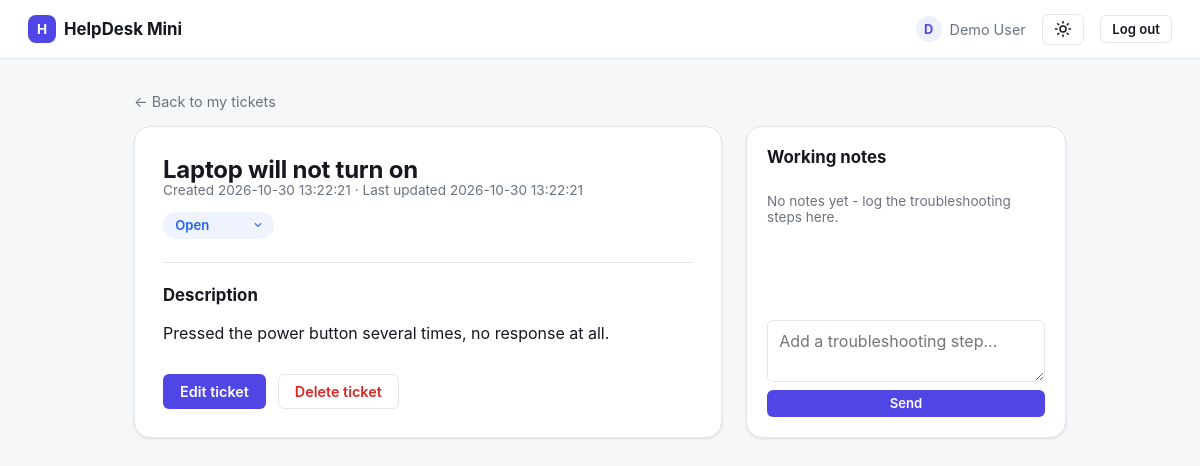
The page /ticket_view.php?id=1 (signed in) on the database its author committed.
### tables this page shows
CREATE TABLE tickets (
    id          INT UNSIGNED AUTO_INCREMENT PRIMARY KEY,
    user_id     INT UNSIGNED NOT NULL,
    title       VARCHAR(150) NOT NULL,
    description TEXT         NOT NULL,
    status      ENUM('Open', 'In Progress', 'On Hold', 'Closed') NOT NULL DEFAULT 'Open',
    created_at  TIMESTAMP    NOT NULL DEFAULT CURRENT_TIMESTAMP,
    updated_at  TIMESTAMP    NOT NULL DEFAULT CURRENT_TIMESTAMP ON UPDATE CURRENT_TIMESTAMP,

    CONSTRAINT fk_tickets_user
        FOREIGN KEY (user_id) REFERENCES users(id)
        ON DELETE CASCADE,

    INDEX idx_tickets_user (user_id),
    INDEX idx_tickets_status (status)
);

### helpers.php (called while the page is built, shortened)
<?php
function h(?string $value): string
{
    return htmlspecialchars($value ?? '', ENT_QUOTES, 'UTF-8');
}
function status_class(string $status): string
{
    return 'status-' . strtolower(str_replace(' ', '-', $status));
}

### ticket_view.php (the view, shortened to what this page needs)
<?php
require_once __DIR__ . '/helpers.php';
$pdo = get_db();
$id = (int) ($_GET['id'] ?? 0);
$stmt = $pdo->prepare('SELECT * FROM tickets WHERE id = ? AND user_id = ?');
$stmt->execute([$id, current_user_id()]);
$ticket = $stmt->fetch();
$stmt = $pdo->prepare('SELECT id, note, created_at FROM ticket_notes WHERE ticket_id = ? ORDER BY created_at ASC');
$stmt->execute([$ticket['id']]);
$notes = $stmt->fetchAll();
?>
<!DOCTYPE html>
<html lang="en">
<head>
    <link rel="stylesheet" href="assets/style.css">
</head>
<body>
<?php require __DIR__ . '/partials/nav.php'; ?>
<main class="container container-wide">
    <a class="back-link" href="index.php">&larr; Back to my tickets</a>
    <div class="ticket-layout">
        <div class="ticket-detail" data-ticket-id="<?= (int) $ticket['id'] ?>">
            <h1><?= h($ticket['title']) ?></h1>
            <p class="meta">
                Created <?= h($ticket['created_at']) ?> &middot; Last updated <?= h($ticket['updated_at']) ?>
            </p>
            <div class="status-wrap">
                <select id="status" class="status-select <?= status_class($ticket['status']) ?>"
                        data-ticket-id="<?= (int) $ticket['id'] ?>"
                        data-current-status="<?= h($ticket['status']) ?>">
                    <?php foreach (['Open', 'In Progress', 'On Hold', 'Closed'] as $status): ?>
                        <option value="<?= h($status) ?>" <?= $status === $ticket['status'] ? 'selected' : '' ?>>
                            <?= h($status) ?>
                        </option>
                    <?php endforeach; ?>
                </select>
            </div>
            <hr>
            <h2>Description</h2>
            <p class="description"><?= nl2br(h($ticket['description'])) ?></p>
            <div class="form-actions">
                <a class="btn btn-primary" href="ticket_edit.php?id=<?= (int) $ticket['id'] ?>">Edit ticket</a>
                <form method="post" action="ticket_delete.php" class="inline-form"
                      onsubmit="return confirm('Delete this ticket?');">
                    <button type="submit" class="btn btn-danger">Delete ticket</button>
                </form>
            </div>
        </div>
        <aside class="notes-panel">
            <h2>Working notes</h2>
            <div class="notes-list" id="notes-list">
                <?php if (empty($notes)): ?>
                    <p class="notes-empty" id="notes-empty">No notes yet - log the troubleshooting steps here.</p>
                <?php endif; ?>
            </div>
            <form id="notes-form" class="notes-form" data-ticket-id="<?= (int) $ticket['id'] ?>">
                <textarea id="note-input" name="note" rows="2" placeholder="Add a troubleshooting step..." required></textarea>
                <button type="submit" class="btn btn-primary btn-sm">Send</button>
            </form>
        </aside>
    </div>
</main>
</body>
</html>

### assets/style.css (style rules this page uses)
:root { --color-bg: #f6f7f9; --color-surface: #ffffff; --color-border: #e3e6eb; --color-text: #15181f; --color-muted: #6b7280; --color-primary: #4f46e5; --color-primary-hover: #4338ca; --color-primary-soft: #eef0fe; --color-danger: #dc2626; --color-danger-soft: #fdeded; --color-open: #2563eb; --color-open-bg: #eef3fe; --color-progress: #b45309; --color-progress-bg: #fef6e7; --color-hold: #7c3aed; --color-hold-bg: #f3eefe; --color-closed: #15803d; --color-closed-bg: #eafaf0; --radius-sm: 6px; --radius: 10px; --radius-lg: 16px; --shadow: 0 1px 2px rgba(16, 24, 40, 0.04), 0 1px 3px rgba(16, 24, 40, 0.08); --color-row-hover: #fafbff; --color-ghost-hover: #f1f2f5; }
* { box-sizing: border-box; }
body { margin: 0; font-family: -apple-system, "Segoe UI", system-ui, Roboto, sans-serif; background: var(--color-bg); color: var(--color-text); -webkit-font-smoothing: antialiased; transition: background-color 0.15s ease, color 0.15s ease; }
.topbar, .tickets-card, .form-card, .ticket-detail, .auth-box, .empty-state, .notes-panel, .note-item, form input, form textarea, form select { transition: background-color 0.15s ease, border-color 0.15s ease, color 0.15s ease; }
a { color: var(--color-primary); }
.container { max-width: 840px; margin: 0 auto; padding: 2rem 1.5rem; }
h1 { margin: 0 0 0.25rem; font-size: 1.5rem; letter-spacing: -0.01em; }
h2 { font-size: 1.05rem; }
.btn { display: inline-flex; align-items: center; justify-content: center; gap: 0.4rem; padding: 0.55rem 1rem; border-radius: var(--radius-sm); border: 1px solid transparent; font: inherit; font-weight: 600; font-size: 0.9rem; text-decoration: none; cursor: pointer; line-height: 1.1; transition: background-color 0.15s ease, border-color 0.15s ease, color 0.15s ease; }
.btn-primary { background: var(--color-primary); color: #fff; }
.btn-danger { background: var(--color-surface); border-color: var(--color-border); color: var(--color-danger); }
.btn-sm { padding: 0.35rem 0.7rem; font-size: 0.82rem; }
.inline-form { display: inline; }
.status-wrap { display: inline-flex; align-items: center; gap: 0.5rem; }
.status-select { appearance: none; -webkit-appearance: none; padding: 0.3rem 1.6rem 0.3rem 0.7rem; border-radius: 999px; border: 1px solid transparent; font: inherit; font-size: 0.82rem; font-weight: 600; cursor: pointer; background-color: var(--color-open-bg); color: var(--color-open); background-repeat: no-repeat; background-position: right 0.5rem center; background-size: 14px; }
.status-select.status-open { background-color: var(--color-open-bg); color: var(--color-open); }
form input, form textarea, form select { width: 100%; padding: 0.6rem 0.7rem; border: 1px solid var(--color-border); border-radius: var(--radius-sm); font: inherit; background: var(--color-surface); color: var(--color-text); }
.form-actions { display: flex; align-items: center; gap: 0.75rem; margin-top: 1.4rem; }
.back-link { display: inline-block; margin-bottom: 1rem; color: var(--color-muted); font-size: 0.9rem; text-decoration: none; }
.ticket-detail { background: var(--color-surface); border: 1px solid var(--color-border); border-radius: var(--radius-lg); padding: 1.75rem; box-shadow: var(--shadow); }
.ticket-detail .meta { color: var(--color-muted); font-size: 0.85rem; margin-top: -0.4rem; }
.ticket-detail .description { white-space: pre-line; line-height: 1.55; }
.ticket-detail hr { border: none; border-top: 1px solid var(--color-border); margin: 1.4rem 0; }
.ticket-detail .form-actions { margin-top: 1.75rem; }
.container-wide { max-width: 980px; }
.ticket-layout { display: flex; align-items: stretch; gap: 1.5rem; }
.ticket-layout > *:first-child { flex: 1; min-width: 0; }
.notes-panel { flex: 0 0 320px; display: flex; flex-direction: column; background: var(--color-surface); border: 1px solid var(--color-border); border-radius: var(--radius-lg); padding: 1.25rem; box-shadow: var(--shadow); }
.notes-panel h2 { margin: 0 0 0.75rem; }
.notes-list { flex: 1; overflow-y: auto; display: flex; flex-direction: column; gap: 0.6rem; margin-bottom: 0.9rem; padding-right: 0.2rem; }
.notes-empty { color: var(--color-muted); font-size: 0.85rem; }
.notes-form { display: flex; flex-direction: column; gap: 0.5rem; }
.notes-form textarea { min-height: 56px; resize: vertical; }

### rows shown on the page
tickets: title "Laptop will not turn on", created_at "2026-10-30 13:22:21", updated_at "2026-10-30 13:22:21", description "Pressed the power button several times, no response at all."

### other values the page prints
$initial "D"
$_SESSION['user_name'] "Demo User"
form field value "Open"
